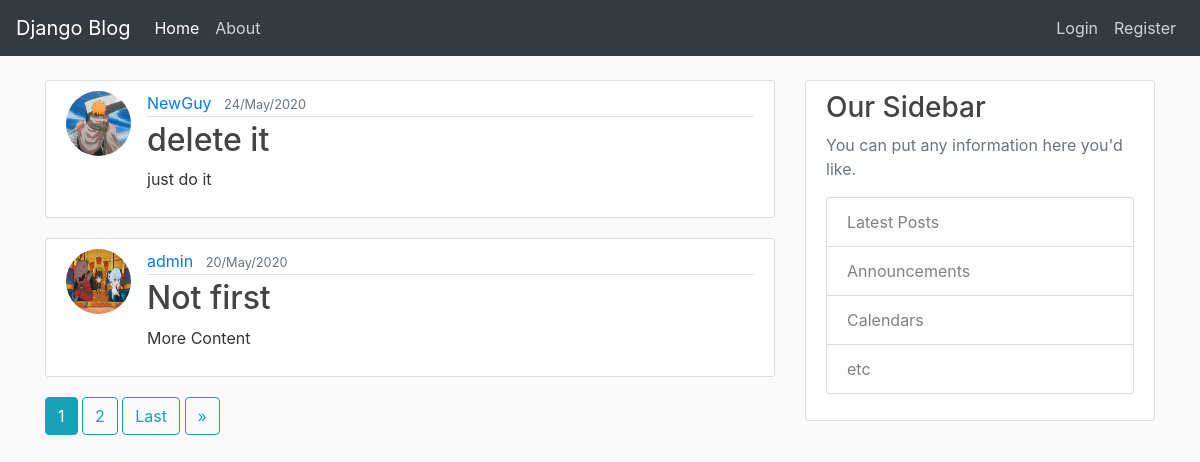
Before: / with the older database file.
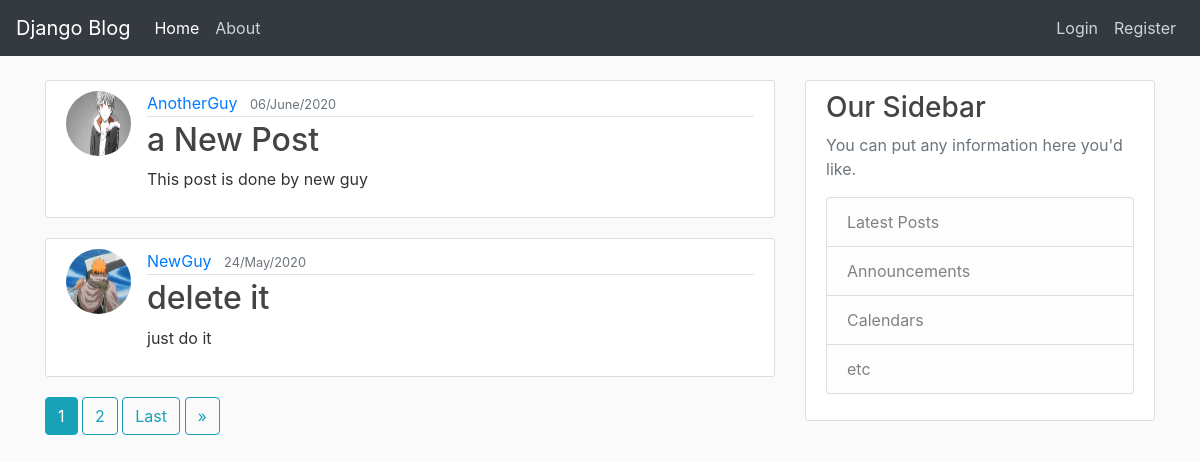
After: the same page with the newer database file.
### blog/models.py (models this page shows, shortened)
class Post(models.Model):
    title=models.CharField(max_length=100)
    content=models.TextField()
    date_created=models.DateTimeField(default=timezone.now)
    likes=models.ManyToManyField(User,related_name='like',blank=True)
    comments=models.ManyToManyField(Comment,blank=True)
    author=models.ForeignKey(User,on_delete=models.CASCADE,related_name='author')

### users/models.py (models this page shows, shortened)
class Profile(models.Model):
    user=models.OneToOneField(User,on_delete=models.CASCADE)
    image=models.ImageField(default='./profile_pics/default.jpg',upload_to="profile_pics")

### blog/views.py (the view)
# urls.py: path('', views.PostListView.as_view(),name="blog-home"),
class PostListView(ListView):
    model=Post
    template_name='blog/home.html'
    context_object_name='posts'
    ordering=['-date_created']
    paginate_by=2

### blog/templates/blog/home.html (shortened to what this page needs)
{% extends "blog/base.html" %}
{% block content %}
    {% for post in posts %}
        <article class="media content-section">
          <img class="rounded-circle article-img" src="{{ post.author.profile.image.url }}">
          <div class="media-body">
            <div class="article-metadata">
              <a class="mr-2" href="{% url 'other-user' post.author %}">{{ post.author }}</a>
              <small class="text-muted">{{ post.date_created|date:"d/F/Y" }}</small>
            </div>
            <h2><a class="article-title" href="{% url 'post-details' post.id %}">{{ post.title }}</a></h2>
            <p class="article-content">{{ post.content }}</p>
          </div>
        </article>
    {% endfor %}
    {% if is_paginated %}
      {% for num in page_obj.paginator.page_range %}
        {% if page_obj.number == num %}
          <a class="btn btn-info mb-4" href="?page={{ num }}">{{ num }}</a>
        {% elif num > page_obj.number|add:'-3' and num < page_obj.number|add:'3' %}
          <a class="btn btn-outline-info mb-4" href="?page={{ num }}">{{ num }}</a>
        {% endif %}
      {% endfor %}
      {% if page_obj.has_next %}
        <a class="btn btn-outline-info mb-4" href="?page={{ page_obj.paginator.num_pages }}">Last</a>
        <a class="btn btn-outline-info mb-4" href="?page={{ page_obj.next_page_number }}">&raquo;</a>
      {% endif %}
    {% endif %}
{% endblock content %}

Changed rows visible on the page:
no longer on this page (row unchanged): Post: author.profile.image (picture), author "admin", date_created "20/May/2020", title "Not first", content "More Content"
added Post: author.profile.image (placeholder picture), author "AnotherGuy", date_created "06/June/2020", title "a New Post", content "This post is done by new guy"
